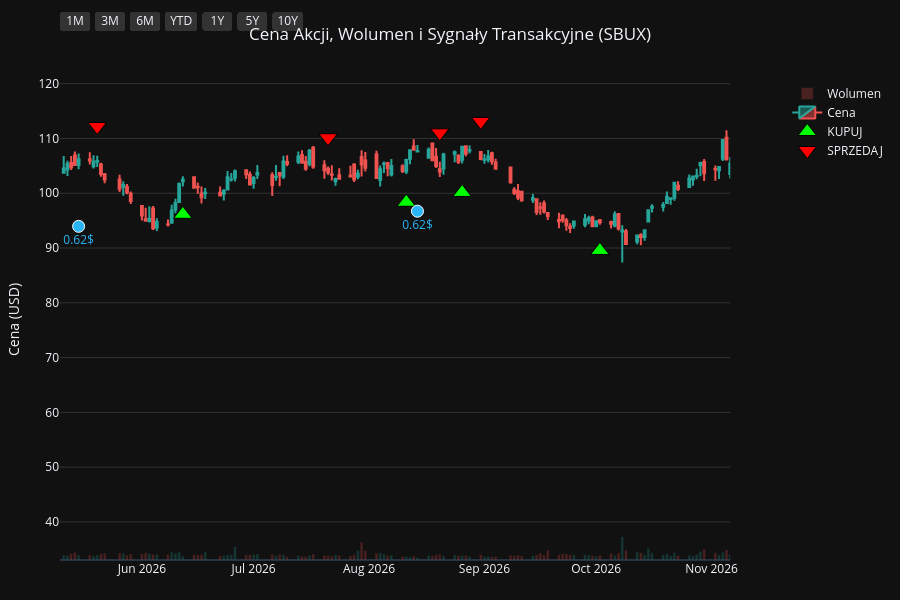
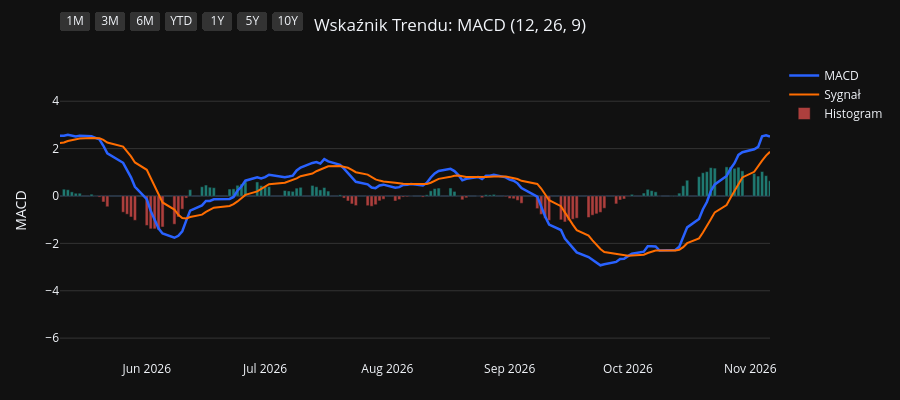
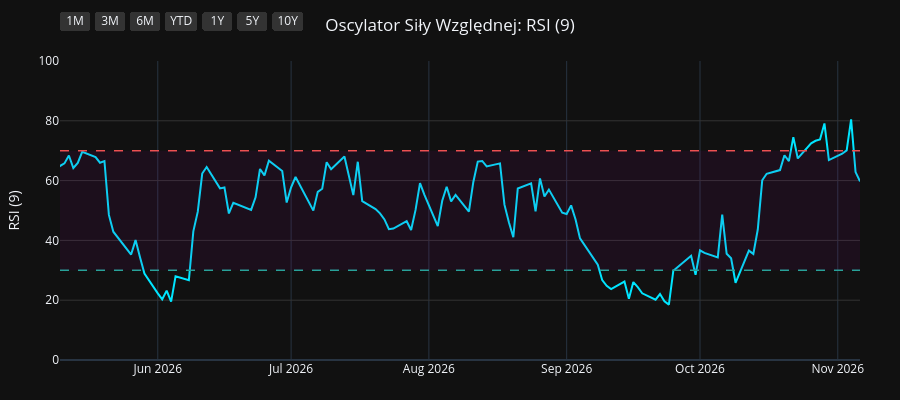
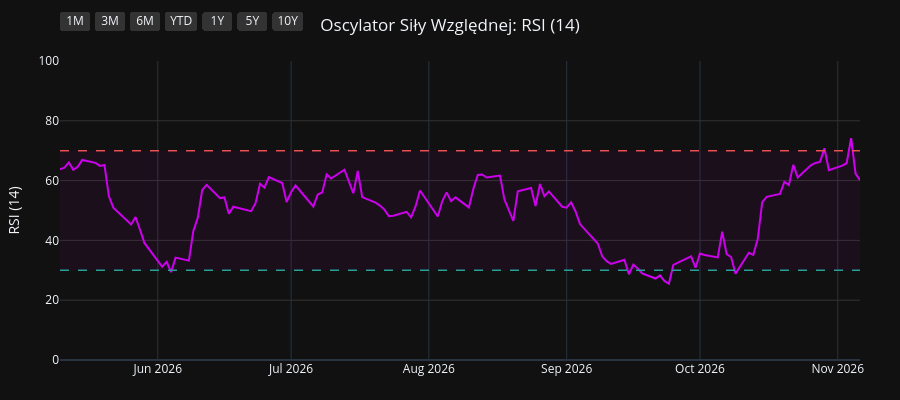

The cell these charts' notebook holds for them, in order:
### Code cell
import os
import yfinance as yf
import pandas as pd
import pandas_ta as ta
import plotly.graph_objects as go
from plotly.subplots import make_subplots

# 1. Pobranie i przygotowanie danych
symbol = os.environ.get("STOCK_TICKER", "").strip().upper()
if not symbol:
    raise RuntimeError("Set STOCK_TICKER before running price_extractor.ipynb")
df = yf.Ticker(symbol).history(period="10y")
df.index = df.index.tz_localize(None)

# Wskaźniki i sygnały
df.ta.macd(fast=12, slow=26, signal=9, append=True)
df.ta.rsi(length=9, append=True)
df.ta.rsi(length=14, append=True)
df.ta.rsi(length=21, append=True)
df.dropna(inplace=True)

macd = df['MACD_12_26_9']
signal = df['MACDs_12_26_9']
wczorajszy_macd = macd.shift(1)
wczorajszy_signal = signal.shift(1)

df['Decyzja'] = 'BRAK'
df.loc[(macd > signal) & (wczorajszy_macd <= wczorajszy_signal), 'Decyzja'] = 'KUPUJ'
df.loc[(macd < signal) & (wczorajszy_macd >= wczorajszy_signal), 'Decyzja'] = 'SPRZEDAJ'

df_kupuj = df[df['Decyzja'] == 'KUPUJ']
df_sprzedaj = df[df['Decyzja'] == 'SPRZEDAJ']
df_dywidendy = df[df['Dividends'] > 0]
df_splity = df[df['Stock Splits'] > 0]

# Wspólna konfiguracja osi X
konfiguracja_osi_x = dict(
    type="date",
    showspikes=True, spikemode="across", spikesnap="cursor", spikedash="dot", spikecolor="#ffffff", spikethickness=1, hoverformat="%Y-%m-%d",
    rangeselector=dict(
        buttons=list([
            dict(count=1, label="1M", step="month", stepmode="backward"),
            dict(count=3, label="3M", step="month", stepmode="backward"),
            dict(count=6, label="6M", step="month", stepmode="backward"),
            dict(count=1, label="YTD", step="year", stepmode="todate"),
            dict(count=1, label="1Y", step="year", stepmode="backward"),
            dict(count=5, label="5Y", step="year", stepmode="backward"),
            dict(step="all", label="10Y")
        ]),
        bgcolor="#333333", activecolor="#2962ff", x=0, y=1.1
    )
)

# ==========================================
# WYKRES 1: CENA + WOLUMEN + SYGNAŁY
# ==========================================
fig1 = make_subplots(specs=[[{"secondary_y": True}]])

kolory_wolumenu = ['#26a69a' if row['Close'] >= row['Open'] else '#ef5350' for index, row in df.iterrows()]
fig1.add_trace(go.Bar(x=df.index, y=df['Volume'], marker_color=kolory_wolumenu, opacity=0.25, name='Wolumen'), secondary_y=True)
fig1.add_trace(go.Candlestick(x=df.index, open=df['Open'], high=df['High'], low=df['Low'], close=df['Close'], name='Cena', increasing_line_color='#26a69a', decreasing_line_color='#ef5350'), secondary_y=False)
fig1.add_trace(go.Scatter(x=df_kupuj.index, y=df_kupuj['Low'] * 0.95, customdata=df_kupuj[['Low', 'High']], mode='markers', marker=dict(symbol='triangle-up', size=16, color='#00ff00', line=dict(width=1, color='black')), name='KUPUJ', hovertemplate='KUPUJ<br>Najniższa: %{customdata[0]:.2f}<br>Najwyższa: %{customdata[1]:.2f}<extra></extra>'), secondary_y=False)
fig1.add_trace(go.Scatter(x=df_sprzedaj.index, y=df_sprzedaj['High'] * 1.05, customdata=df_sprzedaj[['Low', 'High']], mode='markers', marker=dict(symbol='triangle-down', size=16, color='#ff0000', line=dict(width=1, color='black')), name='SPRZEDAJ', hovertemplate='SPRZEDAJ<br>Najniższa: %{customdata[0]:.2f}<br>Najwyższa: %{customdata[1]:.2f}<extra></extra>'), secondary_y=False)

if not df_dywidendy.empty:
    fig1.add_trace(go.Scatter(x=df_dywidendy.index, y=df_dywidendy['Low'] * 0.90, mode='markers+text', marker=dict(symbol='circle', size=12, color='#29b6f6', line=dict(width=1, color='white')), text=df_dywidendy['Dividends'].apply(lambda x: f"{x}$"), textposition="bottom center", name='Dywidenda', showlegend=False, hovertemplate='Dywidenda: %{text}<extra></extra>', textfont=dict(color="#29b6f6")), secondary_y=False)
if not df_splity.empty:
                    fig1.add_trace(go.Scatter(x=df_splity.index, y=df_splity['High'], mode='markers+text', marker=dict(symbol='star', size=16, color='#ffee58', line=dict(width=1, color='black')), text=df_splity['Stock Splits'].apply(lambda x: f"{x:g}:1" if x >= 1 else f"1:{1 / x:g}"), textposition="top center", name='Split', hovertemplate='%{text}<extra></extra>', textfont=dict(color="#ffee58")), secondary_y=False)

fig1.update_layout(title=dict(text=f"Cena Akcji, Wolumen i Sygnały Transakcyjne ({symbol})", x=0.5, xanchor='center'), dragmode='pan', xaxis_rangeslider_visible=False, template='plotly_dark', height=600, hovermode='x unified', margin=dict(l=60, r=40, t=60, b=40))
fig1.update_xaxes(**konfiguracja_osi_x)
fig1.update_xaxes(range=[df.index.max() - pd.Timedelta(days=180), df.index.max()])
fig1.update_yaxes(title_text="Cena (USD)", secondary_y=False, gridcolor='#333333')
fig1.update_yaxes(range=[0, df['Volume'].max() * 4], showgrid=False, showticklabels=False, secondary_y=True)
fig1.show(config={'scrollZoom': True})

# ==========================================
# WYKRES 2: WSKAŹNIK MACD
# ==========================================
fig2 = go.Figure()
fig2.add_trace(go.Scatter(x=df.index, y=df['MACD_12_26_9'], line=dict(color='#2962ff', width=2.5), name='MACD'))
fig2.add_trace(go.Scatter(x=df.index, y=df['MACDs_12_26_9'], line=dict(color='#ff6d00', width=2), name='Sygnał'))
kolory_macd = ['#26a69a' if val >= 0 else '#ef5350' for val in df['MACDh_12_26_9']]
fig2.add_trace(go.Bar(x=df.index, y=df['MACDh_12_26_9'], marker_color=kolory_macd, name='Histogram', opacity=0.7))
fig2.update_layout(title=dict(text="Wskaźnik Trendu: MACD (12, 26, 9)", x=0.5, xanchor='center'), dragmode='pan', xaxis_rangeslider_visible=False, template='plotly_dark', height=400, hovermode='x unified', margin=dict(l=60, r=40, t=60, b=40))
fig2.update_xaxes(**konfiguracja_osi_x)
fig2.update_xaxes(range=[df.index.max() - pd.Timedelta(days=180), df.index.max()])
fig2.update_yaxes(title_text="MACD", gridcolor='#333333')
fig2.show(config={'scrollZoom': True})

# ==========================================
# WYKRES 3: OSCYLATOR RSI (9)
# ==========================================
fig3 = go.Figure()
fig3.add_trace(go.Scatter(x=df.index, y=df['RSI_9'], line=dict(color='#00e5ff', width=2), name='RSI (9)'))
fig3.add_hline(y=70, line_dash="dash", line_color="#ef5350", line_width=1.5)
fig3.add_hline(y=30, line_dash="dash", line_color="#26a69a", line_width=1.5)
fig3.add_hrect(y0=30, y1=70, line_width=0, fillcolor="purple", opacity=0.1)
fig3.update_layout(title=dict(text="Oscylator Siły Względnej: RSI (9)", x=0.5, xanchor='center'), dragmode='pan', xaxis_rangeslider_visible=False, template='plotly_dark', height=400, hovermode='x unified', margin=dict(l=60, r=40, t=60, b=40))
fig3.update_xaxes(**konfiguracja_osi_x)
fig3.update_xaxes(range=[df.index.max() - pd.Timedelta(days=180), df.index.max()])
fig3.update_yaxes(title_text="RSI (9)", range=[0, 100], gridcolor='#333333')
fig3.show(config={'scrollZoom': True})

# ==========================================
# WYKRES 4: OSCYLATOR RSI (14)
# ==========================================
fig4 = go.Figure()
fig4.add_trace(go.Scatter(x=df.index, y=df['RSI_14'], line=dict(color='#d500f9', width=2), name='RSI (14)'))
fig4.add_hline(y=70, line_dash="dash", line_color="#ef5350", line_width=1.5)
fig4.add_hline(y=30, line_dash="dash", line_color="#26a69a", line_width=1.5)
fig4.add_hrect(y0=30, y1=70, line_width=0, fillcolor="purple", opacity=0.1)
fig4.update_layout(title=dict(text="Oscylator Siły Względnej: RSI (14)", x=0.5, xanchor='center'), dragmode='pan', xaxis_rangeslider_visible=False, template='plotly_dark', height=400, hovermode='x unified', margin=dict(l=60, r=40, t=60, b=40))
fig4.update_xaxes(**konfiguracja_osi_x)
fig4.update_xaxes(range=[df.index.max() - pd.Timedelta(days=180), df.index.max()])
fig4.update_yaxes(title_text="RSI (14)", range=[0, 100], gridcolor='#333333')
fig4.show(config={'scrollZoom': True})

# ==========================================
# WYKRES 5: OSCYLATOR RSI (21)
# ==========================================
fig5 = go.Figure()
fig5.add_trace(go.Scatter(x=df.index, y=df['RSI_21'], line=dict(color='#64dd17', width=2), name='RSI (21)'))
fig5.add_hline(y=70, line_dash="dash", line_color="#ef5350", line_width=1.5)
fig5.add_hline(y=30, line_dash="dash", line_color="#26a69a", line_width=1.5)
fig5.add_hrect(y0=30, y1=70, line_width=0, fillcolor="purple", opacity=0.1)
fig5.update_layout(title=dict(text="Oscylator Siły Względnej: RSI (21)", x=0.5, xanchor='center'), dragmode='pan', xaxis_rangeslider_visible=False, template='plotly_dark', height=400, hovermode='x unified', margin=dict(l=60, r=40, t=60, b=40))
fig5.update_xaxes(**konfiguracja_osi_x)
fig5.update_xaxes(range=[df.index.max() - pd.Timedelta(days=180), df.index.max()])
fig5.update_yaxes(title_text="RSI (21)", range=[0, 100], gridcolor='#333333')
fig5.show(config={'scrollZoom': True})

### Figure 1 — Plotly figure (JSON) as saved in the notebook; plotly's stock layout.template omitted (floating-point values rounded to 4 significant figures; data arrays with more than 128 entries replaced by an {"elided": "..."} marker saying what was removed)
{"data": [{"marker": {"color": {"elided": "2481 str values"}}, "name": "Wolumen", "opacity": 0.25, "type": "bar", "x": {"elided": "2481 str values"}, "xaxis": "x", "y": {"elided": "2481 int values"}, "yaxis": "y2"}, {"close": {"elided": "2481 float values"}, "decreasing": {"line": {"color": "#ef5350"}}, "high": {"elided": "2481 float values"}, "increasing": {"line": {"color": "#26a69a"}}, "low": {"elided": "2481 float values"}, "name": "Cena", "open": {"elided": "2481 float values"}, "type": "candlestick", "x": {"elided": "2481 str values"}, "xaxis": "x", "yaxis": "y"}, {"customdata": {"elided": "105x2 float values"}, "hovertemplate": "KUPUJ<br>Najniższa: %{customdata[0]:.2f}<br>Najwyższa: %{customdata[1]:.2f}<extra></extra>", "marker": {"color": "#00ff00", "line": {"color": "black", "width": 1}, "size": 16, "symbol": "triangle-up"}, "mode": "markers", "name": "KUPUJ", "type": "scatter", "x": ["2017-01-11T00:00:00", "2017-02-13T00:00:00", "2017-03-22T00:00:00", "2017-04-18T00:00:00", "2017-05-24T00:00:00", "2017-07-14T00:00:00", "2017-08-22T00:00:00", "2017-10-06T00:00:00", "2017-11-01T00:00:00", "2017-11-30T00:00:00", "2017-12-04T00:00:00", "2018-01-05T00:00:00", "2018-02-15T00:00:00", "2018-04-05T00:00:00", "2018-05-21T00:00:00", "2018-06-15T00:00:00", "2018-07-10T00:00:00", "2018-10-17T00:00:00", "2018-11-02T00:00:00", "2019-01-09T00:00:00", "2019-03-21T00:00:00", "2019-04-26T00:00:00", "2019-04-30T00:00:00", "2019-05-03T00:00:00", "2019-06-05T00:00:00", "2019-07-03T00:00:00", "2019-07-26T00:00:00", "2019-10-14T00:00:00", "2019-10-29T00:00:00", "2020-01-09T00:00:00", "2020-02-13T00:00:00", "2020-03-25T00:00:00", "2020-05-11T00:00:00", "2020-05-20T00:00:00", "2020-07-15T00:00:00", "2020-08-25T00:00:00", "2020-09-15T00:00:00", "2020-10-05T00:00:00", "2020-11-06T00:00:00", "2020-12-03T00:00:00", "2020-12-10T00:00:00", "2020-12-31T00:00:00", "2021-02-05T00:00:00", "2021-02-26T00:00:00", "2021-03-09T00:00:00", "2021-03-30T00:00:00", "2021-05-27T00:00:00", "2021-06-14T00:00:00", "2021-06-24T00:00:00", "2021-08-31T00:00:00", "2021-10-14T00:00:00", "2021-11-05T00:00:00", "2021-11-17T00:00:00", "2021-11-23T00:00:00", "2021-12-06T00:00:00", "2021-12-28T00:00:00", "2022-02-01T00:00:00", "2022-03-17T00:00:00", "2022-05-04T00:00:00", "2022-05-13T00:00:00", "2022-06-24T00:00:00", "2022-09-08T00:00:00", "2022-10-06T00:00:00", "2022-10-13T00:00:00", "2022-10-17T00:00:00", "2022-10-21T00:00:00", "2022-11-04T00:00:00", "2023-01-04T00:00:00", "2023-01-26T00:00:00", "2023-03-29T00:00:00", "2023-06-13T00:00:00", "2023-07-11T00:00:00", "2023-08-30T00:00:00", "2023-09-13T00:00:00", "2023-10-06T00:00:00", "2023-11-02T00:00:00", "2024-01-18T00:00:00", "2024-02-21T00:00:00", "2024-03-20T00:00:00", "2024-03-28T00:00:00", "2024-04-19T00:00:00", "2024-05-16T00:00:00", "2024-07-19T00:00:00", "2024-10-24T00:00:00", "2024-11-11T00:00:00", "2025-01-03T00:00:00", "2025-04-01T00:00:00", "2025-04-23T00:00:00", "2025-07-03T00:00:00", "2025-07-08T00:00:00", "2025-08-12T00:00:00", "2025-09-19T00:00:00", "2025-10-16T00:00:00", "2025-11-07T00:00:00", "2025-11-21T00:00:00", "2025-11-25T00:00:00", "2025-12-18T00:00:00", "2026-01-06T00:00:00", "2026-02-06T00:00:00", "2026-03-09T00:00:00", "2026-04-07T00:00:00", "2026-06-12T00:00:00", "2026-08-11T00:00:00", "2026-08-26T00:00:00", "2026-10-02T00:00:00"], "xaxis": "x", "y": [44.31, 43.3, 42.9, 44.51, 47.29, 45.22, 41.62, 42.29, 42.83, 45.03, 45.06, 46.29, 44.04, 46.37, 45.35, 44.72, 39.57, 46.08, 49.37, 50.47, 57.48, 60.5, 61.81, 62.33, 63.69, 69.62, 77.09, 70.22, 67.98, 73.57, 72.43, 52.1, 62.56, 63.15, 61.04, 66.21, 72.33, 72.36, 74.5, 82.51, 85.66, 88.05, 87.35, 86.81, 88.61, 90.66, 94.78, 93.72, 93.96, 97.59, 93.67, 95.47, 94.63, 94.73, 94.67, 96.45, 82.04, 73.26, 66.37, 61.66, 64.8, 75.19, 77.0, 73.08, 75.75, 74.67, 78.09, 88.97, 92.89, 86.1, 86.32, 86.88, 87.22, 84.61, 80.77, 87.87, 81.34, 83.56, 81.56, 81.36, 77.64, 66.86, 66.62, 87.49, 88.48, 83.44, 88.76, 75.53, 86.29, 86.3, 85.66, 77.24, 76.92, 75.74, 77.0, 77.28, 81.46, 80.58, 89.57, 90.92, 88.12, 96.16, 98.36, 100.1, 89.56], "yaxis": "y"}, {"customdata": {"elided": "104x2 float values"}, "hovertemplate": "SPRZEDAJ<br>Najniższa: %{customdata[0]:.2f}<br>Najwyższa: %{customdata[1]:.2f}<extra></extra>", "marker": {"color": "#ff0000", "line": {"color": "black", "width": 1}, "size": 16, "symbol": "triangle-down"}, "mode": "markers", "name": "SPRZEDAJ", "type": "scatter", "x": ["2017-01-27T00:00:00", "2017-03-07T00:00:00", "2017-04-13T00:00:00", "2017-05-04T00:00:00", "2017-06-08T00:00:00", "2017-07-28T00:00:00", "2017-09-29T00:00:00", "2017-10-20T00:00:00", "2017-11-27T00:00:00", "2017-12-01T00:00:00", "2017-12-15T00:00:00", "2018-01-26T00:00:00", "2018-03-23T00:00:00", "2018-04-20T00:00:00", "2018-06-01T00:00:00", "2018-06-20T00:00:00", "2018-10-01T00:00:00", "2018-10-29T00:00:00", "2018-11-21T00:00:00", "2019-02-26T00:00:00", "2019-04-17T00:00:00", "2019-04-29T00:00:00", "2019-05-02T00:00:00", "2019-05-07T00:00:00", "2019-06-26T00:00:00", "2019-07-23T00:00:00", "2019-08-05T00:00:00", "2019-10-23T00:00:00", "2019-12-30T00:00:00", "2020-01-27T00:00:00", "2020-02-24T00:00:00", "2020-05-04T00:00:00", "2020-05-12T00:00:00", "2020-06-11T00:00:00", "2020-08-21T00:00:00", "2020-09-11T00:00:00", "2020-09-17T00:00:00", "2020-10-16T00:00:00", "2020-12-02T00:00:00", "2020-12-09T00:00:00", "2020-12-17T00:00:00", "2021-01-04T00:00:00", "2021-02-22T00:00:00", "2021-03-08T00:00:00", "2021-03-22T00:00:00", "2021-04-26T00:00:00", "2021-06-07T00:00:00", "2021-06-16T00:00:00", "2021-08-02T00:00:00", "2021-09-16T00:00:00", "2021-10-29T00:00:00", "2021-11-16T00:00:00", "2021-11-19T00:00:00", "2021-11-26T00:00:00", "2021-12-17T00:00:00", "2022-01-05T00:00:00", "2022-03-07T00:00:00", "2022-04-06T00:00:00", "2022-05-10T00:00:00", "2022-06-14T00:00:00", "2022-08-19T00:00:00", "2022-09-22T00:00:00", "2022-10-10T00:00:00", "2022-10-14T00:00:00", "2022-10-20T00:00:00", "2022-10-24T00:00:00", "2022-12-09T00:00:00", "2023-01-20T00:00:00", "2023-02-03T00:00:00", "2023-05-03T00:00:00", "2023-07-06T00:00:00", "2023-08-04T00:00:00", "2023-09-07T00:00:00", "2023-09-21T00:00:00", "2023-11-01T00:00:00", "2023-11-22T00:00:00", "2024-02-20T00:00:00", "2024-02-28T00:00:00", "2024-03-22T00:00:00", "2024-04-02T00:00:00", "2024-05-01T00:00:00", "2024-06-24T00:00:00", "2024-09-03T00:00:00", "2024-11-05T00:00:00", "2024-12-05T00:00:00", "2025-02-20T00:00:00", "2025-04-03T00:00:00", "2025-06-25T00:00:00", "2025-07-07T00:00:00", "2025-07-14T00:00:00", "2025-08-20T00:00:00", "2025-10-08T00:00:00", "2025-10-31T00:00:00", "2025-11-20T00:00:00", "2025-11-24T00:00:00", "2025-12-08T00:00:00", "2025-12-24T00:00:00", "2026-01-30T00:00:00", "2026-02-13T00:00:00", "2026-03-16T00:00:00", "2026-05-20T00:00:00", "2026-07-21T00:00:00", "2026-08-20T00:00:00", "2026-08-31T00:00:00"], "xaxis": "x", "y": [48.12, 48.47, 49.36, 51.98, 54.53, 48.0, 46.93, 47.73, 49.3, 49.98, 51.42, 50.38, 50.45, 51.53, 49.92, 48.15, 50.2, 52.61, 60.24, 63.65, 67.67, 69.19, 69.27, 70.14, 75.44, 81.76, 85.49, 75.83, 79.63, 80.76, 78.05, 65.87, 69.99, 70.04, 70.87, 78.74, 80.08, 82.2, 91.26, 94.18, 95.87, 99.29, 95.3, 98.91, 100.3, 108.5, 104.3, 104.6, 114.3, 107.5, 100.7, 105.9, 105.8, 103.8, 104.7, 107.7, 84.78, 78.98, 70.65, 70.0, 83.88, 83.92, 83.49, 86.48, 84.12, 83.44, 99.25, 100.9, 102.1, 105.7, 94.99, 99.91, 93.3, 92.81, 89.44, 102.5, 92.7, 92.56, 90.4, 89.87, 75.83, 79.46, 94.66, 97.32, 101.8, 114.6, 94.33, 93.58, 96.58, 95.57, 93.5, 83.07, 84.76, 87.9, 88.27, 88.17, 87.27, 96.12, 100.6, 103.7, 112.2, 110.1, 111.0, 113.1], "yaxis": "y"}, {"hovertemplate": "Dywidenda: %{text}<extra></extra>", "marker": {"color": "#29b6f6", "line": {"color": "white", "width": 1}, "size": 12, "symbol": "circle"}, "mode": "markers+text", "name": "Dywidenda", "showlegend": false, "text": ["0.25$", "0.25$", "0.25$", "0.3$", "0.3$", "0.3$", "0.36$", "0.36$", "0.36$", "0.36$", "0.36$", "0.41$", "0.41$", "0.41$", "0.41$", "0.45$", "0.45$", "0.45$", "0.45$", "0.49$", "0.49$", "0.49$", "0.49$", "0.53$", "0.53$", "0.53$", "0.53$", "0.57$", "0.57$", "0.57$", "0.57$", "0.61$", "0.61$", "0.61$", "0.61$", "0.62$", "0.62$", "0.62$", "0.62$"], "textfont": {"color": "#29b6f6"}, "textposition": "bottom center", "type": "scatter", "x": ["2017-02-07T00:00:00", "2017-05-09T00:00:00", "2017-08-08T00:00:00", "2017-11-15T00:00:00", "2018-02-07T00:00:00", "2018-05-09T00:00:00", "2018-08-08T00:00:00", "2018-11-14T00:00:00", "2019-02-06T00:00:00", "2019-05-08T00:00:00", "2019-08-07T00:00:00", "2019-11-12T00:00:00", "2020-02-05T00:00:00", "2020-05-07T00:00:00", "2020-08-06T00:00:00", "2020-11-10T00:00:00", "2021-02-17T00:00:00", "2021-05-12T00:00:00", "2021-08-11T00:00:00", "2021-11-10T00:00:00", "2022-02-10T00:00:00", "2022-05-12T00:00:00", "2022-08-11T00:00:00", "2022-11-09T00:00:00", "2023-02-09T00:00:00", "2023-05-11T00:00:00", "2023-08-10T00:00:00", "2023-11-09T00:00:00", "2024-02-08T00:00:00", "2024-05-16T00:00:00", "2024-08-16T00:00:00", "2024-11-15T00:00:00", "2025-02-14T00:00:00", "2025-05-16T00:00:00", "2025-08-15T00:00:00", "2025-11-14T00:00:00", "2026-02-13T00:00:00", "2026-05-15T00:00:00", "2026-08-14T00:00:00"], "xaxis": "x", "y": [40.4, 44.53, 40.14, 41.95, 40.63, 42.61, 38.8, 50.69, 52.3, 59.16, 72.51, 63.93, 67.35, 57.36, 58.91, 73.56, 82.61, 87.25, 92.65, 90.4, 76.64, 55.58, 70.69, 75.08, 87.23, 87.27, 83.79, 85.62, 79.3, 63.34, 79.85, 84.38, 96.99, 73.48, 79.31, 74.25, 83.27, 93.96, 96.72], "yaxis": "y"}], "layout": {"dragmode": "pan", "height": 600, "hovermode": "x unified", "margin": {"b": 40, "l": 60, "r": 40, "t": 60}, "title": {"text": "Cena Akcji, Wolumen i Sygnały Transakcyjne (SBUX)", "x": 0.5, "xanchor": "center"}, "xaxis": {"anchor": "y", "domain": [0.0, 0.94], "hoverformat": "%Y-%m-%d", "range": ["2026-05-10T00:00:00", "2026-11-06T00:00:00"], "rangeselector": {"activecolor": "#2962ff", "bgcolor": "#333333", "buttons": [{"count": 1, "label": "1M", "step": "month", "stepmode": "backward"}, {"count": 3, "label": "3M", "step": "month", "stepmode": "backward"}, {"count": 6, "label": "6M", "step": "month", "stepmode": "backward"}, {"count": 1, "label": "YTD", "step": "year", "stepmode": "todate"}, {"count": 1, "label": "1Y", "step": "year", "stepmode": "backward"}, {"count": 5, "label": "5Y", "step": "year", "stepmode": "backward"}, {"label": "10Y", "step": "all"}], "x": 0, "y": 1.1}, "rangeslider": {"visible": false}, "showspikes": true, "spikecolor": "#ffffff", "spikedash": "dot", "spikemode": "across", "spikesnap": "cursor", "spikethickness": 1, "type": "date"}, "yaxis": {"anchor": "x", "domain": [0.0, 1.0], "gridcolor": "#333333", "title": {"text": "Cena (USD)"}}, "yaxis2": {"anchor": "x", "overlaying": "y", "range": [0, 628862000], "showgrid": false, "showticklabels": false, "side": "right"}}}

### Figure 2 — Plotly figure (JSON) as saved in the notebook; plotly's stock layout.template omitted (floating-point values rounded to 4 significant figures; data arrays with more than 128 entries replaced by an {"elided": "..."} marker saying what was removed)
{"data": [{"line": {"color": "#2962ff", "width": 2.5}, "name": "MACD", "type": "scatter", "x": {"elided": "2481 str values"}, "y": {"elided": "2481 float values"}}, {"line": {"color": "#ff6d00", "width": 2}, "name": "Sygnał", "type": "scatter", "x": {"elided": "2481 str values"}, "y": {"elided": "2481 float values"}}, {"marker": {"color": {"elided": "2481 str values"}}, "name": "Histogram", "opacity": 0.7, "type": "bar", "x": {"elided": "2481 str values"}, "y": {"elided": "2481 float values"}}], "layout": {"dragmode": "pan", "height": 400, "hovermode": "x unified", "margin": {"b": 40, "l": 60, "r": 40, "t": 60}, "title": {"text": "Wskaźnik Trendu: MACD (12, 26, 9)", "x": 0.5, "xanchor": "center"}, "xaxis": {"hoverformat": "%Y-%m-%d", "range": ["2026-05-10T00:00:00", "2026-11-06T00:00:00"], "rangeselector": {"activecolor": "#2962ff", "bgcolor": "#333333", "buttons": [{"count": 1, "label": "1M", "step": "month", "stepmode": "backward"}, {"count": 3, "label": "3M", "step": "month", "stepmode": "backward"}, {"count": 6, "label": "6M", "step": "month", "stepmode": "backward"}, {"count": 1, "label": "YTD", "step": "year", "stepmode": "todate"}, {"count": 1, "label": "1Y", "step": "year", "stepmode": "backward"}, {"count": 5, "label": "5Y", "step": "year", "stepmode": "backward"}, {"label": "10Y", "step": "all"}], "x": 0, "y": 1.1}, "rangeslider": {"visible": false}, "showspikes": true, "spikecolor": "#ffffff", "spikedash": "dot", "spikemode": "across", "spikesnap": "cursor", "spikethickness": 1, "type": "date"}, "yaxis": {"gridcolor": "#333333", "title": {"text": "MACD"}}}}

### Figure 3 — Plotly figure (JSON) as saved in the notebook; plotly's stock layout.template omitted (floating-point values rounded to 4 significant figures; data arrays with more than 128 entries replaced by an {"elided": "..."} marker saying what was removed)
{"data": [{"line": {"color": "#00e5ff", "width": 2}, "name": "RSI (9)", "type": "scatter", "x": {"elided": "2481 str values"}, "y": {"elided": "2481 float values"}}], "layout": {"dragmode": "pan", "height": 400, "hovermode": "x unified", "margin": {"b": 40, "l": 60, "r": 40, "t": 60}, "shapes": [{"line": {"color": "#ef5350", "dash": "dash", "width": 1.5}, "type": "line", "x0": 0, "x1": 1, "xref": "x domain", "y0": 70, "y1": 70, "yref": "y"}, {"line": {"color": "#26a69a", "dash": "dash", "width": 1.5}, "type": "line", "x0": 0, "x1": 1, "xref": "x domain", "y0": 30, "y1": 30, "yref": "y"}, {"fillcolor": "purple", "line": {"width": 0}, "opacity": 0.1, "type": "rect", "x0": 0, "x1": 1, "xref": "x domain", "y0": 30, "y1": 70, "yref": "y"}], "title": {"text": "Oscylator Siły Względnej: RSI (9)", "x": 0.5, "xanchor": "center"}, "xaxis": {"hoverformat": "%Y-%m-%d", "range": ["2026-05-10T00:00:00", "2026-11-06T00:00:00"], "rangeselector": {"activecolor": "#2962ff", "bgcolor": "#333333", "buttons": [{"count": 1, "label": "1M", "step": "month", "stepmode": "backward"}, {"count": 3, "label": "3M", "step": "month", "stepmode": "backward"}, {"count": 6, "label": "6M", "step": "month", "stepmode": "backward"}, {"count": 1, "label": "YTD", "step": "year", "stepmode": "todate"}, {"count": 1, "label": "1Y", "step": "year", "stepmode": "backward"}, {"count": 5, "label": "5Y", "step": "year", "stepmode": "backward"}, {"label": "10Y", "step": "all"}], "x": 0, "y": 1.1}, "rangeslider": {"visible": false}, "showspikes": true, "spikecolor": "#ffffff", "spikedash": "dot", "spikemode": "across", "spikesnap": "cursor", "spikethickness": 1, "type": "date"}, "yaxis": {"gridcolor": "#333333", "range": [0, 100], "title": {"text": "RSI (9)"}}}}

### Figure 4 — Plotly figure (JSON) as saved in the notebook; plotly's stock layout.template omitted (floating-point values rounded to 4 significant figures; data arrays with more than 128 entries replaced by an {"elided": "..."} marker saying what was removed)
{"data": [{"line": {"color": "#d500f9", "width": 2}, "name": "RSI (14)", "type": "scatter", "x": {"elided": "2481 str values"}, "y": {"elided": "2481 float values"}}], "layout": {"dragmode": "pan", "height": 400, "hovermode": "x unified", "margin": {"b": 40, "l": 60, "r": 40, "t": 60}, "shapes": [{"line": {"color": "#ef5350", "dash": "dash", "width": 1.5}, "type": "line", "x0": 0, "x1": 1, "xref": "x domain", "y0": 70, "y1": 70, "yref": "y"}, {"line": {"color": "#26a69a", "dash": "dash", "width": 1.5}, "type": "line", "x0": 0, "x1": 1, "xref": "x domain", "y0": 30, "y1": 30, "yref": "y"}, {"fillcolor": "purple", "line": {"width": 0}, "opacity": 0.1, "type": "rect", "x0": 0, "x1": 1, "xref": "x domain", "y0": 30, "y1": 70, "yref": "y"}], "title": {"text": "Oscylator Siły Względnej: RSI (14)", "x": 0.5, "xanchor": "center"}, "xaxis": {"hoverformat": "%Y-%m-%d", "range": ["2026-05-10T00:00:00", "2026-11-06T00:00:00"], "rangeselector": {"activecolor": "#2962ff", "bgcolor": "#333333", "buttons": [{"count": 1, "label": "1M", "step": "month", "stepmode": "backward"}, {"count": 3, "label": "3M", "step": "month", "stepmode": "backward"}, {"count": 6, "label": "6M", "step": "month", "stepmode": "backward"}, {"count": 1, "label": "YTD", "step": "year", "stepmode": "todate"}, {"count": 1, "label": "1Y", "step": "year", "stepmode": "backward"}, {"count": 5, "label": "5Y", "step": "year", "stepmode": "backward"}, {"label": "10Y", "step": "all"}], "x": 0, "y": 1.1}, "rangeslider": {"visible": false}, "showspikes": true, "spikecolor": "#ffffff", "spikedash": "dot", "spikemode": "across", "spikesnap": "cursor", "spikethickness": 1, "type": "date"}, "yaxis": {"gridcolor": "#333333", "range": [0, 100], "title": {"text": "RSI (14)"}}}}
